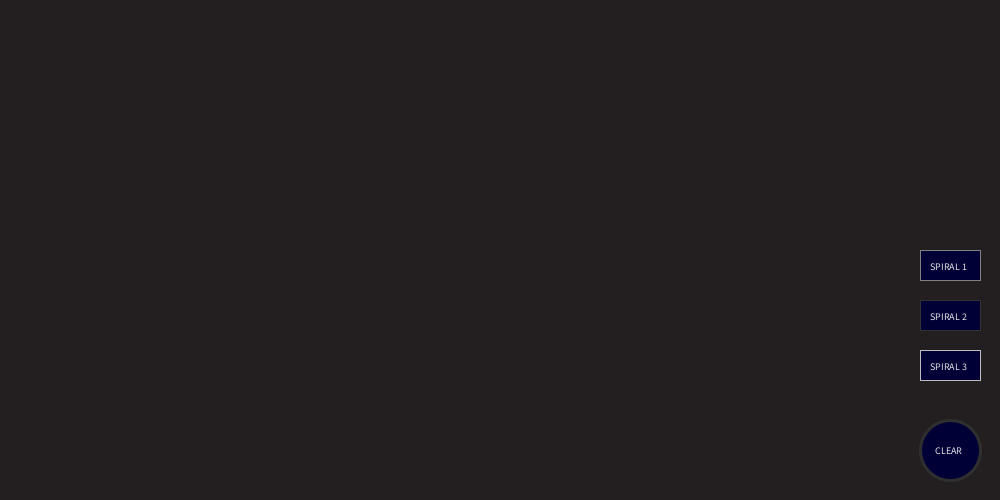
Frame 1 (no input)
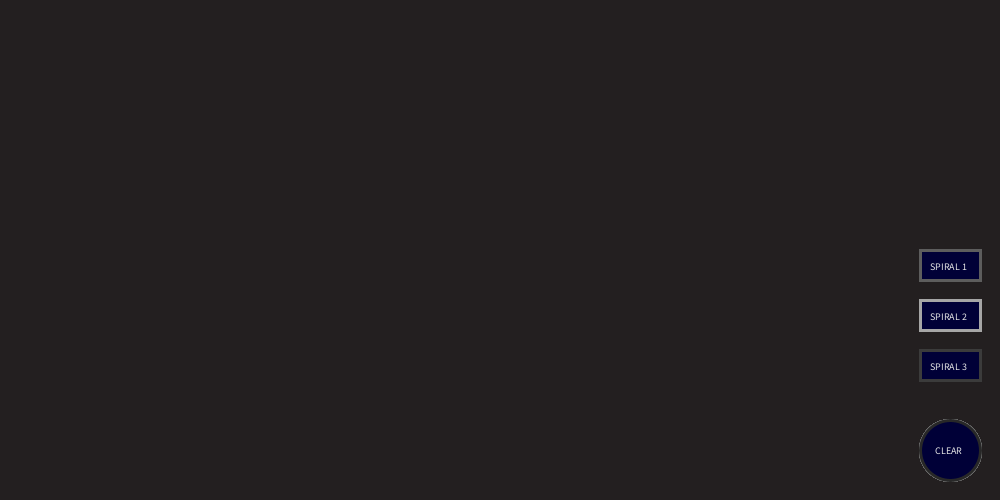
Frame 60 (the mouse pressed at the canvas centre just before this capture)
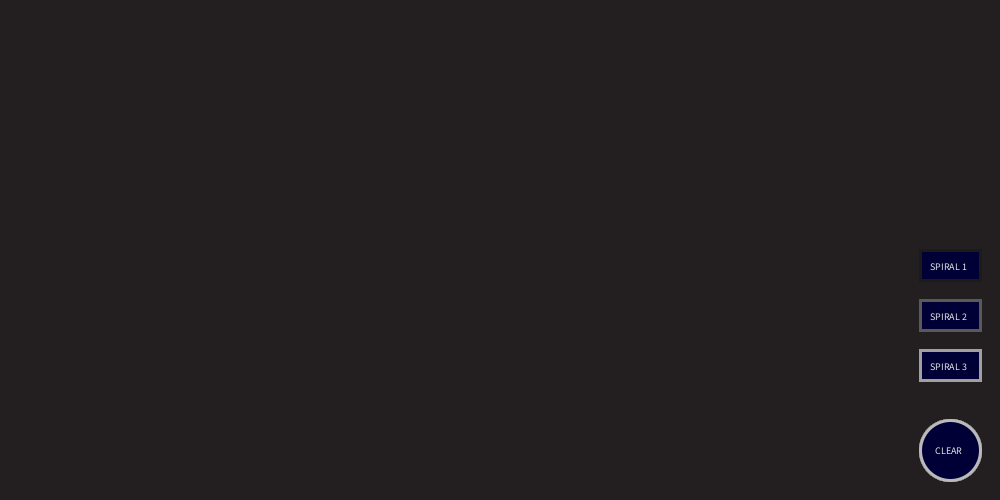
Frame 120 (the mouse held since frame 60 and released just before this capture)

The Processing sketch that drew these frames (run headless with seeded random() and noise(); from frame 60 on, the mouse is pressed at the canvas centre):

// Processing sketch: processing_78722
// ── processing_78722.pde

//use with songs "Theme From Norfiell" by Tiesto on Red album
            //or "Eat It Raw" by Infected Mushroom on Vicious Delicious


float angle = 0;
float rad = 0;

void setup(){
  size(1000,500);
  background(35,31,32);
  smooth();
}






//////// BOXY SPIRAL     
  void spiral(float a, float b){          
          // Sunflower Spiral
             strokeWeight(1);
             float x = rad*cos(radians(angle));
             float y = rad*sin(radians(angle));  
             
             noFill();      
             stroke(0, 100, 200);
             angle+=175.5;
           //  angle+=12;
             ellipse(x+300, y+300, 5, 5);
             rad+=.5; //////this is important
          
          // Green Square
             stroke(61,255,99);
             noFill();
             strokeWeight(.5);
             angle+=2;
             rect(x+300, y+300, 590, 512);
             angle++; 
          }  
          
          
          
          
          
          
          
//////// K SPIRAL    
void shapeK(float x, float y){
         strokeWeight(1);
         stroke(120, 0, 159);
         beginShape();
           vertex(x-30, y-35);
           vertex(x-30, y-49);
           vertex(x-12, y-49);
           vertex(x-12, y+14);
           vertex(x+14, y-5);
           vertex(x+0, y-5);
           vertex(x+0, y-19);
           vertex(x+30, y-19);
           vertex(x+30, y-5);
           vertex(x+24, y-5);
           vertex(x+5, y+9);
           vertex(x+21, y+35);
           vertex(x+30, y+35);
           vertex(x+30, y+50);
           vertex(x+1, y+50);
           vertex(x+1, y+35);
           vertex(x+12, y+35);
           vertex(x+0, y+13);
           vertex(x-12, y+23);
           vertex(x-12, y+35);
           vertex(x-4, y+35);
           vertex(x-4, y+50);
           vertex(x-30, y+50);
           vertex(x-30, y+35);
           vertex(x-20, y+35);
           vertex(x-20, y-35);
           vertex(x-30, y-35);
           vertex(x-30, y-49);
         endShape(); 
         }








void draw(){ 

// Spiral 1 button _____ blue circles with green square
    fill(0, 0, 55);
    stroke(random(200));
    rect(920, 250, 60, 30); 
    
    fill(230);
    textSize(10);
    text("SPIRAL 1", 930, 270);

    if(mouseX > 900 && mouseX < 980 && mouseY > 245 && mouseY < 285){
            if(mousePressed){
               spiral(50,50);   
            } 
    }
  
// Spiral 2 _____ pink K
    fill(0, 0, 55);
    stroke(random(200));
    rect(920, 300, 60, 30); 
    
    fill(230);
    textSize(10);
    text("SPIRAL 2", 930, 320);

    if(mouseX > 900 && mouseX < 980 && mouseY > 285 && mouseY < 335){
            if(mousePressed){
             float x = rad*cos(radians(angle));
             float y = rad*sin(radians(angle));  
                   
             fill(random(200), 0, random(15), 50);      
             stroke(0, 100, 200);
            //angle+=12;
             shapeK(x+500, y+245);
             angle+=200;
             angle += -200;
             rad += .2;    
            } 
    }
  
// Spiral 3 button _____ blue and green circles
    fill(0, 0, 55);
    stroke(random(200));
    rect(920, 350, 60, 30); 
    
    fill(230);
    textSize(10);
    text("SPIRAL 3", 930, 370);

    if(mouseX > 900 && mouseX < 980 && mouseY > 345 && mouseY < 385){
            if(mousePressed){
              stroke(21,0,208);
              for(int i = 0; i < 8; i++){
                     
                   fill(3,80,random(255),90);
                   float x = rad*cos(radians(angle)); 
                   float y = rad*sin(radians(angle));
                     angle+=137.5;                    
                     ellipse(x+300,y+300,50,50);       
                     rad+=.5;                         
              }
            }
        }
        
//Clear button
    fill(0, 0, 55);
    stroke(random(200));
    strokeWeight(3);
    ellipse(950, 450, 60, 60);
    
    fill(230);
    textSize(10);
  //  textAlign(CENTER);
    text("CLEAR", 935, 454);
    
    if(mouseX > 900 && mouseX < 980 && mouseY > 420 && mouseY < 480){
      if(mousePressed){
          background(35, 31, 32);
       }
    }else{


    }
}
 

 

            
//  void mousePressed(){
//   stroke(255, 255, 0, 80);
//   noFill();
//   strokeWeight(.5);
//   angle = (angle + 10) % 8; 
//  }
 
